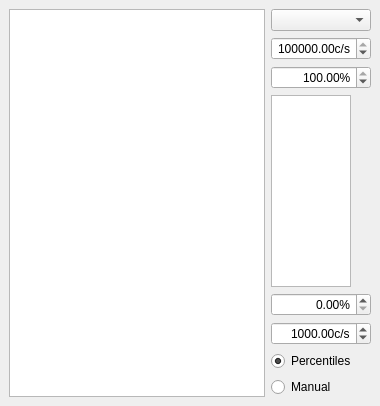
  <widget class="QDockWidget" name="xy_scan_dockWidget">
   <property name="windowTitle">
    <string>XY scan</string>
   </property>
   <attribute name="dockWidgetArea">
    <number>1</number>
   </attribute>
   <widget class="QWidget" name="dockWidgetContents_4">
    <layout class="QVBoxLayout" name="verticalLayout_5">
     <item>
      <layout class="QHBoxLayout" name="horizontalLayout_4" stretch="1,0">
       <item>
        <widget class="PlotWidgetModified" name="xy_ViewWidget">
         <property name="sizePolicy">
          <sizepolicy hsizetype="Expanding" vsizetype="Expanding">
           <horstretch>0</horstretch>
           <verstretch>0</verstretch>
          </sizepolicy>
         </property>
         <property name="transformationAnchor">
          <enum>QGraphicsView::AnchorUnderMouse</enum>
         </property>
        </widget>
       </item>
       <item>
        <layout class="QVBoxLayout" name="verticalLayout" stretch="0,0,0,1,0,0,0,0">
         <item>
          <widget class="QComboBox" name="xy_channel_ComboBox" />
         </item>
         <item>
          <widget class="ScienDSpinBox" name="xy_cb_max_DoubleSpinBox">
           <property name="sizePolicy">
            <sizepolicy hsizetype="Fixed" vsizetype="Fixed">
             <horstretch>0</horstretch>
             <verstretch>0</verstretch>
            </sizepolicy>
           </property>
           <property name="maximumSize">
            <size>
             <width>100</width>
             <height>16777215</height>
            </size>
           </property>
           <property name="mouseTracking">
            <bool>true</bool>
           </property>
           <property name="acceptDrops">
            <bool>true</bool>
           </property>
           <property name="alignment">
            <set>Qt::AlignRight|Qt::AlignTrailing|Qt::AlignVCenter</set>
           </property>
           <property name="accelerated">
            <bool>true</bool>
           </property>
           <property name="suffix">
            <string>c/s</string>
           </property>
           <property name="minimum">
            <double>-1000000000.000000000000000</double>
           </property>
           <property name="maximum">
            <double>1000000000.000000000000000</double>
           </property>
           <property name="value">
            <double>100000.000000000000000</double>
           </property>
          </widget>
         </item>
         <item>
          <widget class="ScienDSpinBox" name="xy_cb_high_percentile_DoubleSpinBox">
           <property name="maximumSize">
            <size>
             <width>100</width>
             <height>16777215</height>
            </size>
           </property>
           <property name="alignment">
            <set>Qt::AlignRight|Qt::AlignTrailing|Qt::AlignVCenter</set>
           </property>
           <property name="suffix">
            <string>%</string>
           </property>
           <property name="minimum">
            <double>0.000000000000000</double>
           </property>
           <property name="maximum">
            <double>100.000000000000000</double>
           </property>
           <property name="value">
            <double>100.000000000000000</double>
           </property>
          </widget>
         </item>
         <item>
          <widget class="PlotWidget" name="xy_cb_ViewWidget">
           <property name="sizePolicy">
            <sizepolicy hsizetype="Preferred" vsizetype="Preferred">
             <horstretch>0</horstretch>
             <verstretch>0</verstretch>
            </sizepolicy>
           </property>
           <property name="maximumSize">
            <size>
             <width>80</width>
             <height>16777215</height>
            </size>
           </property>
          </widget>
         </item>
         <item>
          <widget class="ScienDSpinBox" name="xy_cb_low_percentile_DoubleSpinBox">
           <property name="maximumSize">
            <size>
             <width>100</width>
             <height>16777215</height>
            </size>
           </property>
           <property name="alignment">
            <set>Qt::AlignRight|Qt::AlignTrailing|Qt::AlignVCenter</set>
           </property>
           <property name="suffix">
            <string>%</string>
           </property>
           <property name="minimum">
            <double>0.000000000000000</double>
           </property>
           <property name="maximum">
            <double>100.000000000000000</double>
           </property>
           <property name="value">
            <double>0.000000000000000</double>
           </property>
          </widget>
         </item>
         <item>
          <widget class="ScienDSpinBox" name="xy_cb_min_DoubleSpinBox">
           <property name="sizePolicy">
            <sizepolicy hsizetype="Fixed" vsizetype="Fixed">
             <horstretch>0</horstretch>
             <verstretch>0</verstretch>
            </sizepolicy>
           </property>
           <property name="maximumSize">
            <size>
             <width>100</width>
             <height>16777215</height>
            </size>
           </property>
           <property name="mouseTracking">
            <bool>true</bool>
           </property>
           <property name="acceptDrops">
            <bool>true</bool>
           </property>
           <property name="alignment">
            <set>Qt::AlignRight|Qt::AlignTrailing|Qt::AlignVCenter</set>
           </property>
           <property name="accelerated">
            <bool>true</bool>
           </property>
           <property name="suffix">
            <string>c/s</string>
           </property>
           <property name="minimum">
            <double>-1000000000.000000000000000</double>
           </property>
           <property name="maximum">
            <double>10000000.000000000000000</double>
           </property>
           <property name="value">
            <double>1000.000000000000000</double>
           </property>
          </widget>
         </item>
         <item>
          <widget class="QRadioButton" name="xy_cb_centiles_RadioButton">
           <property name="text">
            <string>Percentiles</string>
           </property>
           <property name="checked">
            <bool>true</bool>
           </property>
          </widget>
         </item>
         <item>
          <widget class="QRadioButton" name="xy_cb_manual_RadioButton">
           <property name="text">
            <string>Manual</string>
           </property>
           <property name="checked">
            <bool>false</bool>
           </property>
          </widget>
         </item>
        </layout>
       </item>
      </layout>
     </item>
    </layout>
   </widget>
  </widget>
